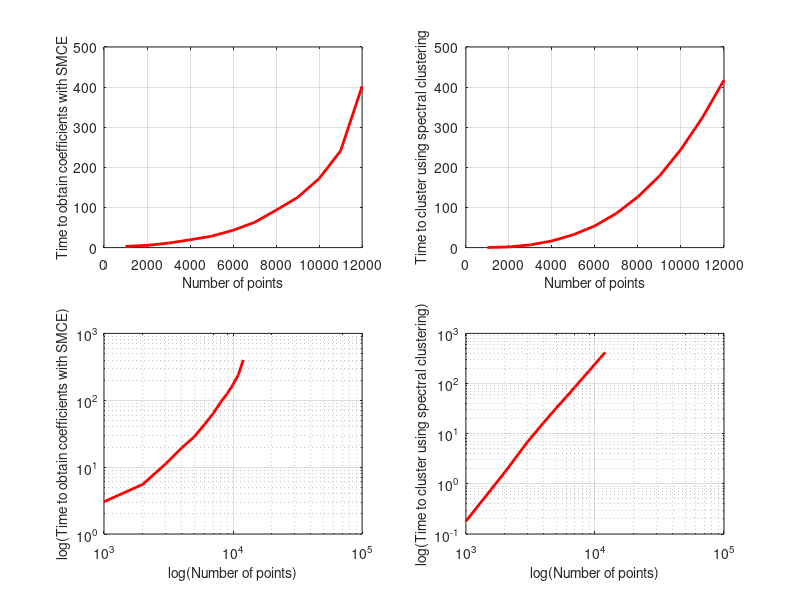

Recreate this plot in MATLAB.
% -------------------------------------------------------------------------
% This script saves complexity results for SMCE on the two moon
% data and plots visualizations. n is the number of data points,
% t1 is time to obtain the coefficients in SMCE and t2 is
% the time to do clustering
% -------------------------------------------------------------------------
figure
subplot(2,2,1)
x = 1000:1000:12000;
t1 = [3.04;5.54;11.15;19.40;28.39;43.22;62.93;93.19;125.02;171.90;241.11;401.77];
plot(x,t1,'r','LineWidth',2)
grid on
xlabel('Number of points','fontsize',10)
ylabel('Time to obtain coefficients with SMCE','fontsize',10)
subplot(2,2,2)
t2 = [0.18;1.70;6.86;16.61;32.23;54.25;85.34;126.78;178.40;244.93;324.31; 417.40];
plot(x,t2,'r','LineWidth',2)
grid on
xlabel('Number of points','fontsize',10)
ylabel('Time to cluster using spectral clustering','fontsize',10)
subplot(2,2,3)
x = 1000:1000:12000;
t1 = [3.04;5.54;11.15;19.40;28.39;43.22;62.93;93.19;125.02;171.90;241.11;401.77];
loglog(x,t1,'r','LineWidth',2)
grid on
xlabel('log(Number of points)','fontsize',10)
ylabel('log(Time to obtain coefficients with SMCE)','fontsize',10)
subplot(2,2,4)
t2 = [0.18;1.70;6.86;16.61;32.23;54.25;85.34;126.78;178.40;244.93;324.31; 417.40];
loglog(x,t2,'r','LineWidth',2)
grid on
xlabel('log(Number of points)','fontsize',10)
ylabel('log(Time to cluster using spectral clustering)','fontsize',10)
